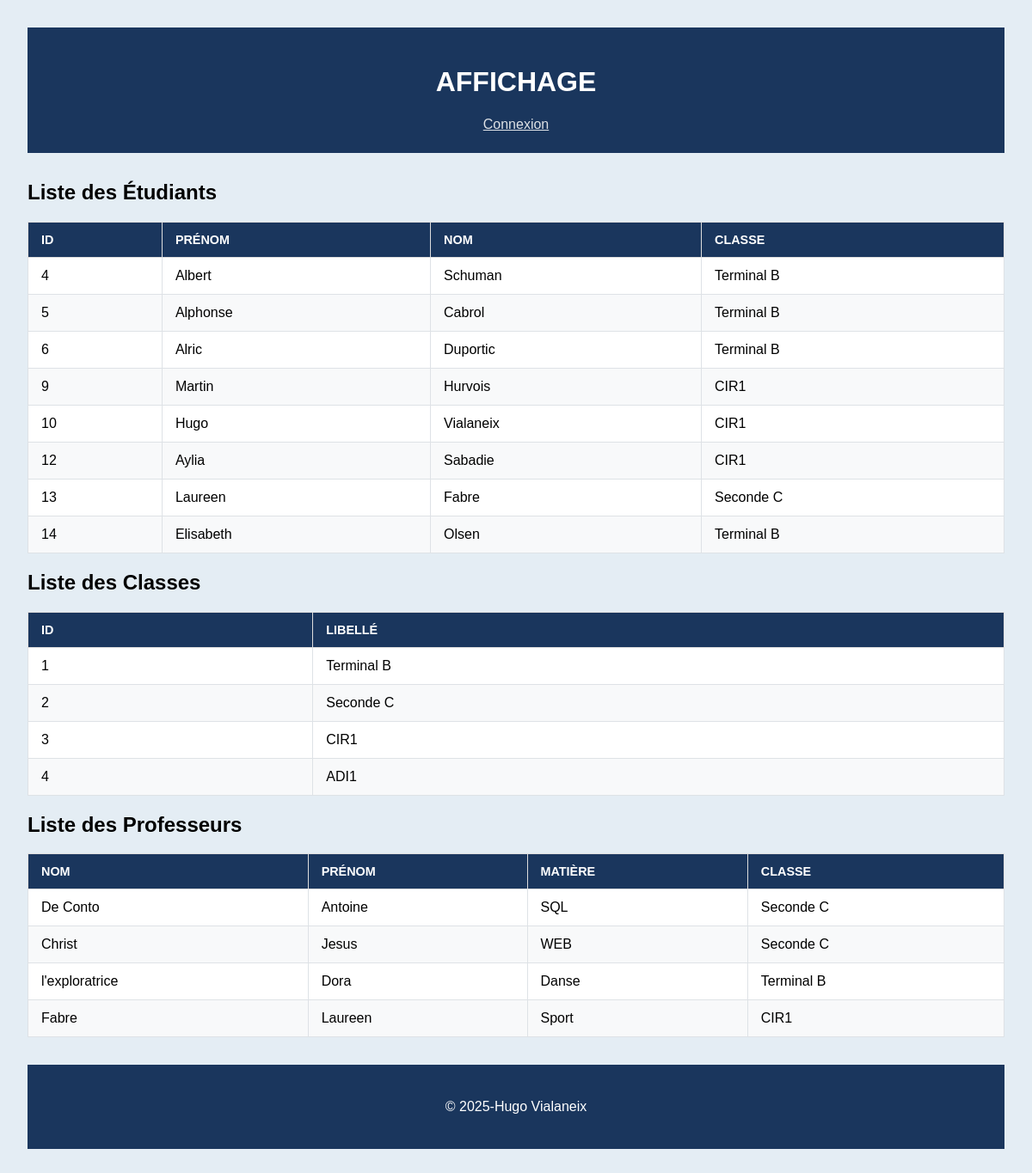
Page /tp10/index.php on the earlier database version.
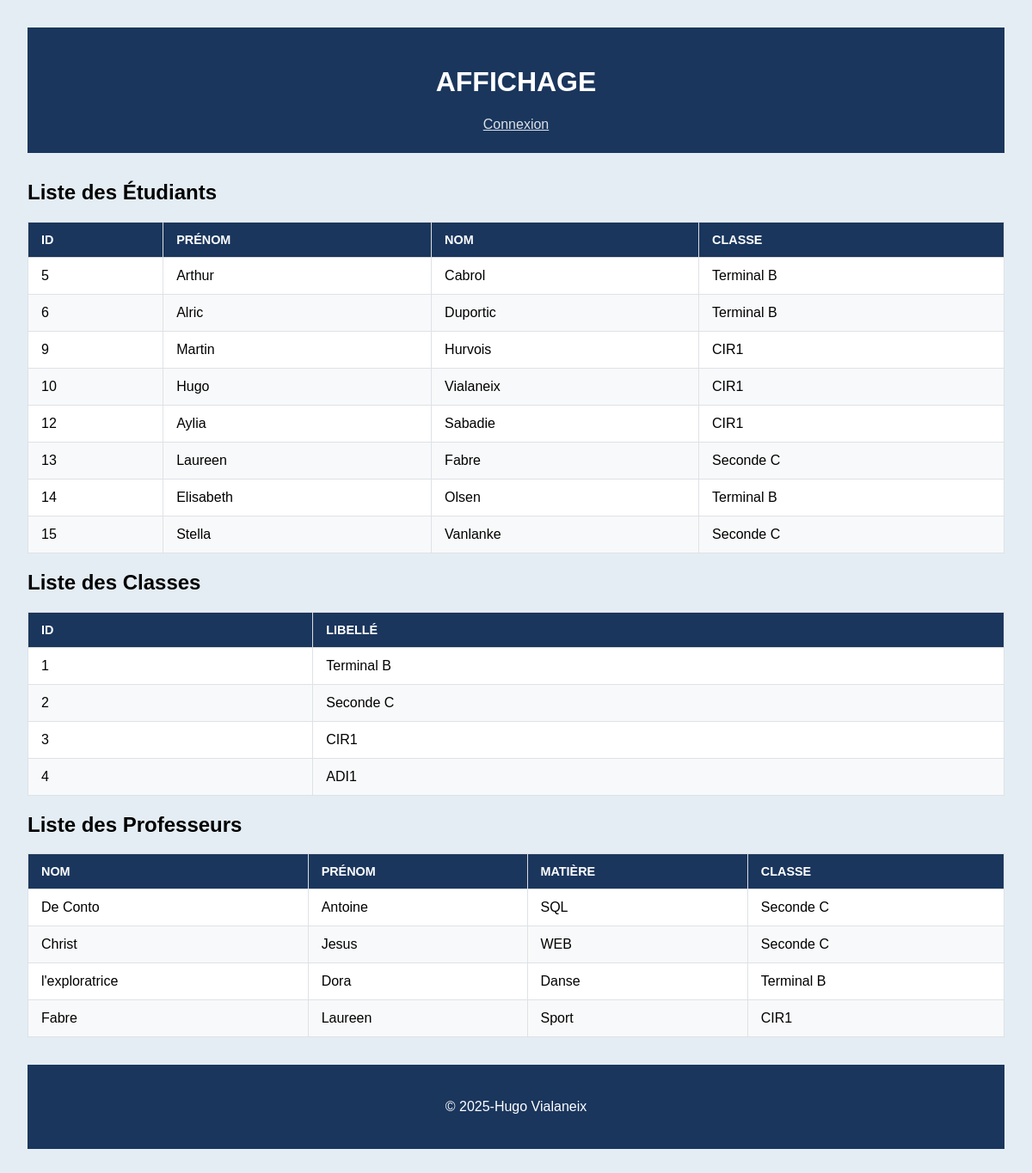
Same page on the later database version.
### tables this page shows
CREATE TABLE `etudiants` (
  `id` int(5) NOT NULL,
  `prenom` varchar(50) NOT NULL,
  `nom` varchar(50) NOT NULL,
  `classe_id` int(10) NOT NULL
);

CREATE TABLE `classes` (
  `id` int(10) NOT NULL,
  `libelle` varchar(55) NOT NULL
);

CREATE TABLE `professeurs` (
  `id` int(5) NOT NULL,
  `prenom` varchar(50) NOT NULL,
  `nom` varchar(50) NOT NULL,
  `id_matiere` int(10) NOT NULL,
  `id_classe` int(10) NOT NULL
);

CREATE TABLE `matiere` (
  `id` int(11) NOT NULL,
  `lib` varchar(50) NOT NULL
);

### tp10/index.php (the view, shortened to what this page needs)
<?php
require('Model/pdo.php');
    $etudiant = $dbPDO->prepare("
    SELECT etudiants.*, classes.libelle as classe_nom
    FROM etudiants
    JOIN classes ON etudiants.classe_id = classes.id
");
    $etudiant->execute();
    $etudiants = $etudiant->fetchAll();
    $classe = $dbPDO->prepare("SELECT * FROM classes");
    $classe->execute();
    $classes = $classe->fetchAll(PDO::FETCH_ASSOC);
    $professeur = $dbPDO->prepare("
    SELECT professeurs.nom, professeurs.prenom, matiere.lib as matiere, classes.libelle as classe_nom
    FROM professeurs
    JOIN matiere ON professeurs.id_matiere = matiere.id
    JOIN classes ON professeurs.id_classe = classes.id
    ");
    $professeur->execute();
    $professeurs = $professeur->fetchAll(PDO::FETCH_ASSOC);
?>
<!DOCTYPE html>
<html lang="fr">
<head>
</head>
<body>
    <header>
        <h1>AFFICHAGE</h1>
        <a href="login.php" class="login-btn">Connexion</a>
    </header>
    <div class="container">
        <section class="table-section">
            <h2>Liste des Étudiants</h2>
            <table>
                <thead>
                    <tr>
                        <th>ID</th>
                        <th>Prénom</th>
                        <th>Nom</th>
                        <th>Classe</th>
                    </tr>
                </thead>
                <tbody>
                    <?php foreach($etudiants as $e): ?>
                    <tr>
                        <td><?= htmlspecialchars($e['id']) ?></td>
                        <td><?= htmlspecialchars($e['prenom']) ?></td>
                        <td><?= htmlspecialchars($e['nom']) ?></td>
                        <td><?= htmlspecialchars($e['classe_nom']) ?></td>
                    </tr>
                    <?php endforeach; ?>
                </tbody>
            </table>
        </section>
        <section class="table-section">
            <h2>Liste des Classes</h2>
            <table>
                <thead>
                    <tr>
                        <th>ID</th>
                        <th>Libellé</th>
                    </tr>
                </thead>
                <tbody>
                    <?php foreach($classes as $c): ?>
                    <tr>
                        <td><?= htmlspecialchars($c['id']) ?></td>
                        <td><?= htmlspecialchars($c['libelle']) ?></td>
                    </tr>
                    <?php endforeach; ?>
                </tbody>
            </table>
        </section>
        <section class="table-section">
            <h2>Liste des Professeurs</h2>
            <table>
                <thead>
                    <tr>
                        <th>Nom</th>
                        <th>Prénom</th>
                        <th>Matière</th>
                        <th>Classe</th>
                    </tr>
                </thead>
                <tbody>
                    <?php foreach($professeurs as $p): ?>
                    <tr>
                        <td><?= htmlspecialchars($p['nom']) ?></td>
                        <td><?= htmlspecialchars($p['prenom']) ?></td>
                        <td><?= htmlspecialchars($p['matiere']) ?></td>
                        <td><?= htmlspecialchars($p['classe_nom']) ?></td>
                    </tr>
                    <?php endforeach; ?>
                </tbody>
            </table>
        </section>
    </div>
    <footer>
        <p>&copy 2025-Hugo Vialaneix</
    </footer>
</body>
</html>

### tp10/index.php (style rules this page uses)
body { background-color:rgb(228, 237, 244); font-family: 'Arial', sans-serif; margin: 2rem; }
header { background-color: #1a365d; color: white; padding: 1.5rem; text-align: center; margin-bottom: 2rem; }
.login-btn { color: #dee2e6; }
table { width: 100%; border-collapse: collapse; background-color: white; }
thead { background-color: #1a365d; color: white; }
th, td { padding: 12px 15px; text-align: left; border: 1px solid #ddd; }
th { font-weight: bold; text-transform: uppercase; font-size: 0.9em; }
tbody tr:nth-child(even) { background-color: #f8f9fa; }
td { border: 1px solid #dee2e6; }
footer { background-color: #1a365d; color: white; text-align: center; padding: 1.5rem; margin-top: 2rem; }

Differences in the rows shown:
removed etudiants: id "4", prenom "Albert", nom "Schuman", classe.libelle "Terminal B"
changed etudiants "Cabrol": prenom "Alphonse" → "Arthur"
added etudiants: id "15", prenom "Stella", nom "Vanlanke", classe.libelle "Seconde C"
